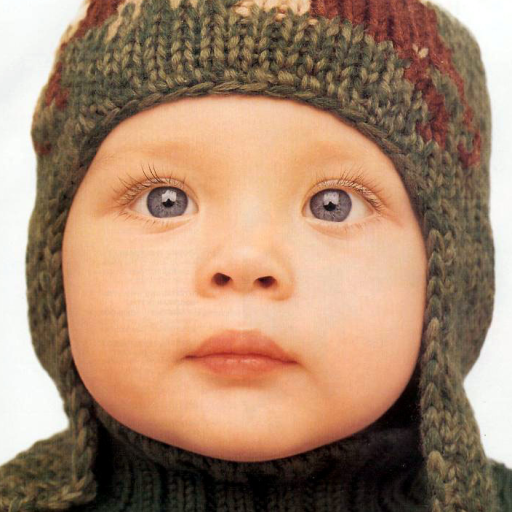
%> input picture local_show/baby_GT.bmp, 512 x 512 px
$ octave local_show.m   (GNU Octave 9; MATLAB toolbox functions it lacks are replaced by stand-ins)
%> lines starting %> are read from the running program, lines starting %| are printed output that depends on the picture; in (x1, y1, x2, y2) boxes, pixels count from 0 and x2, y2 are one past the last pixel; in counts of white or black regions, pixels touching at a corner belong together; the program's own positions count from 1
%%
clc;clear;
close all;
im = imread('baby_GT.bmp');
%> im is the input picture: size 512x512x3 uint8; mean R, G, B 166.9, 134.2, 109.5


X    = 120;
Y    = 60;
dX   = 80;
dY   = 80;
bbox = [X, Y, dX, dY];
im_1 = insertShape(im, 'Rectangle', bbox, 'LineWidth', 2, ...
    'Color', 'red');
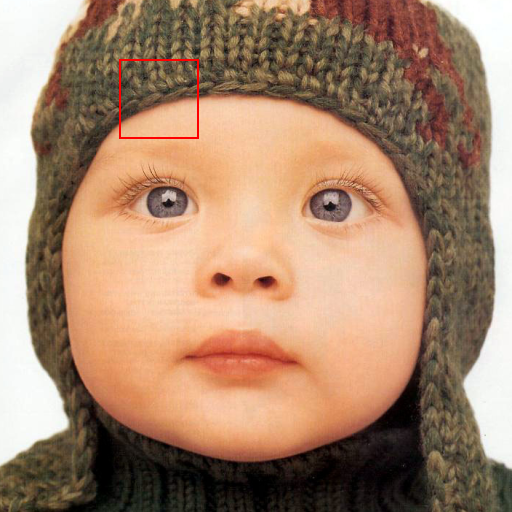
%> im_1: size 512x512x3 uint8; 0.24% of pixels changed, all inside (x1, y1, x2, y2) = (119, 59, 199, 139)
p    = 'rt'; % lr, rb, lt, rt
% type = 'jpg' % jpg, png
%%
scale     = 3;
im_crop   = imcrop(im, bbox);
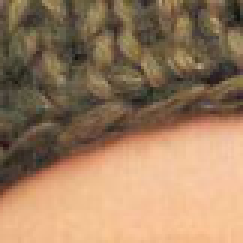
%> im_crop: size 81x81x3 uint8 (shown 3 times larger); mean R, G, B 155.6, 124.8, 95.6
im_crop_b = imresize(im_crop, scale, 'bicubic');

%%
[row_1, col_1, ~]                     = size(im);
%> row_1 = 512; col_1 = 512
[row_2, col_2, ~]                     = size(im_crop_b);
%> row_2 = 243; col_2 = 243
im_2                                  = im_1;


if p == 'lr' % left bottom

   im_2(row_1-row_2+1:row_1, 1:col_2, :) = im_crop_b;
   bbox  = [1,row_1-row_2+1,col_2,row_2];

elseif p == 'rb' % right bottom

   im_2(row_1-row_2+1:row_1, col_1 - col_2 + 1:col_1, :) = im_crop_b;
   bbox  = [col_1-col_2+1,row_1-row_2+1,col_1,row_2];

elseif p == 'lt' % left top

   im_2(1:row_2, 1:col_2, :) = im_crop_b;
   bbox  = [1,1,row_2,col_2];

elseif p == 'rt' % right top

   im_2(1:row_2, col_1-col_2+1:col_1, :) = im_crop_b; % fig
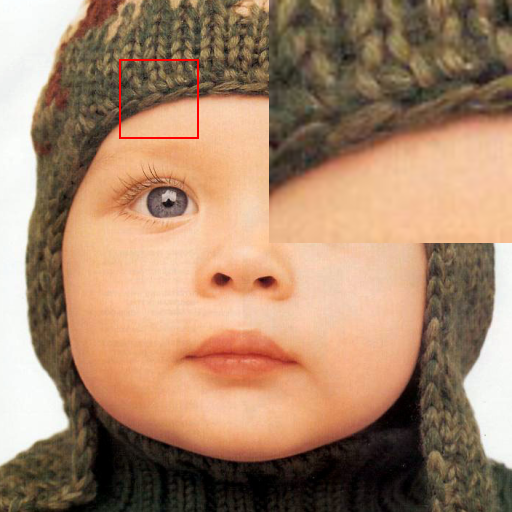
%> im_2: size 512x512x3 uint8; mean R, G, B 166.1, 133.1, 106.8
   bbox  = [col_1-col_2+1,1,col_1,row_2]; % rectangle
%> bbox = [270 1 512 243]

end;
im_2  = insertShape(im_2, 'Rectangle', bbox, 'LineWidth', 2, ...
    'Color', 'red');
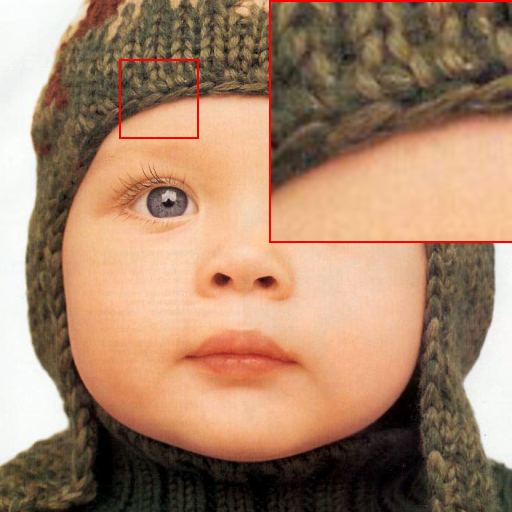
%> im_2: size 512x512x3 uint8; 0.55% of pixels changed, all inside (x1, y1, x2, y2) = (269, 0, 512, 243)
figure;imshow(im_2);
imwrite(im_2, 'baby_GT_local_show.bmp');
